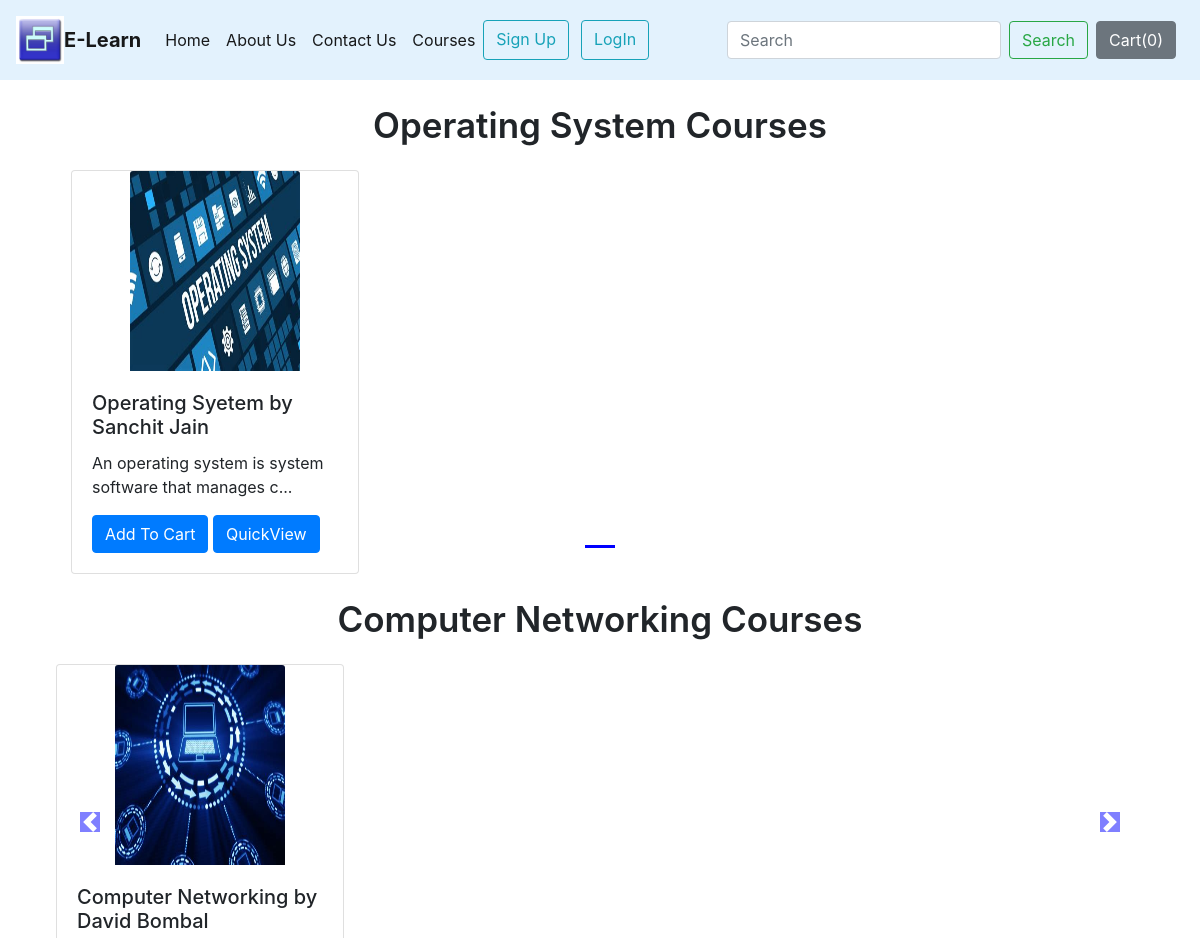
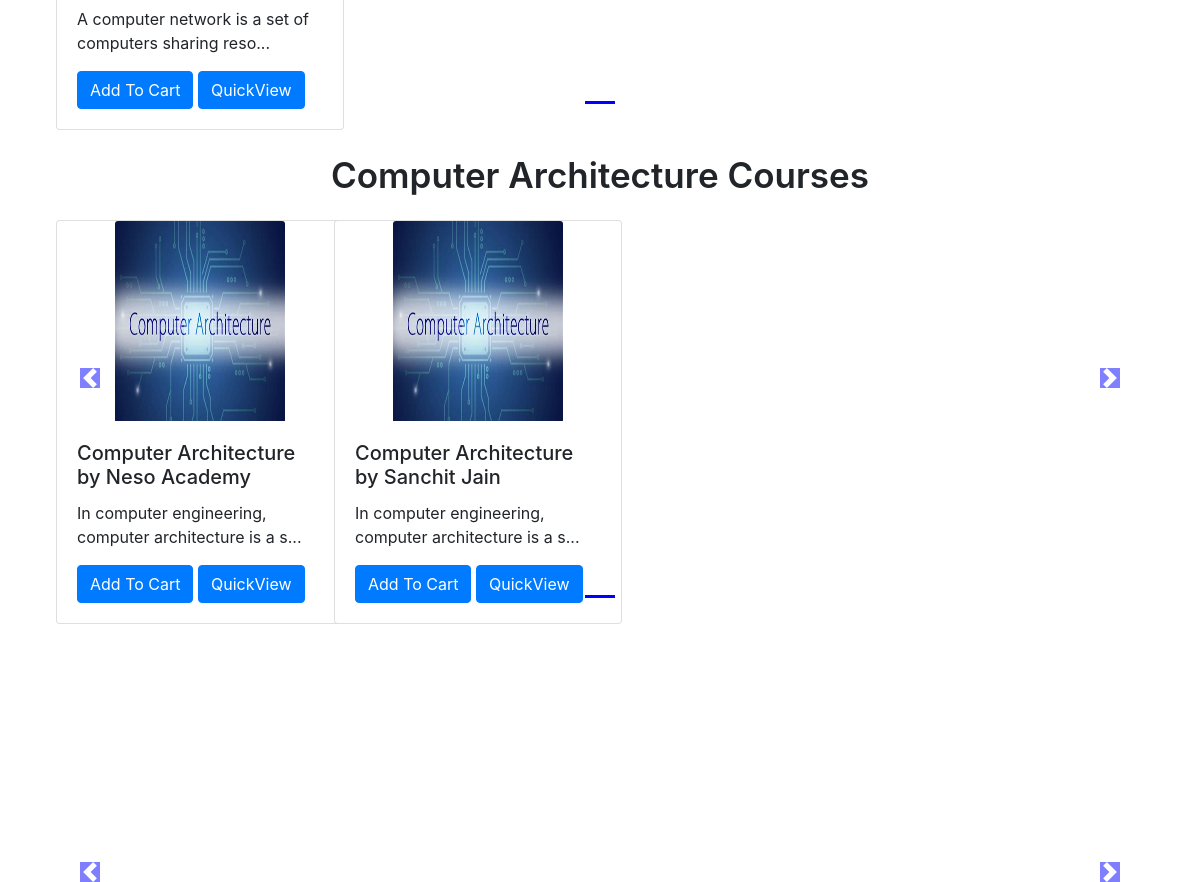
/webb/courses/, run on the app's committed database (2 pictures, top to bottom).
### webb/models.py (models this page shows, shortened)
class Product(models.Model):
    product_id=models.AutoField
    product_name=models.CharField(max_length=50)
    category= models.CharField(max_length=50, default="")
    price=models.IntegerField(default=0)
    desc=models.CharField(max_length=300)
    pub_date=models.DateField()
    image= models.ImageField(upload_to="webb/images",default="")

### webb/views.py (the view)
# urls.py: path("courses/", views.courses, name="courses"),
def courses(request):
    allProds = []
    catprods = Product.objects.values('category', 'id')
    cats = {item['category'] for item in catprods}
    for cat in cats:
        prod = Product.objects.filter(category=cat)
        n = len(prod)
        nSlides = n // 4 + ceil((n / 4) - (n // 4))
        allProds.append([prod, range(1, nSlides), nSlides])
    params = {'allProds': allProds}
    return render(request,"courses.html",params)

### webb/templates/courses.html (shortened to what this page needs)
{% extends 'basic.html' %}
{% load static %}
{% block body %}
<div class="container">
    {% for product, range, nSlides in allProds %}
    <h3 class="my-4 mx-0">{{product.0.category}} Courses</h3>
<div id="demo{{forloop.counter}}" class="carousel slide my-3 "  data-ride="carousel">
    <ul class="carousel-indicators">
      <li data-target="#demo{{forloop.counter}}" data-slide-to="0" class="active"></li>
    </ul>
            <div class="container carousel-inner no-padding">
                <div class="carousel-item active">
                    {% for i in product %}
                    <div class="col-xs-3 col-sm-3 col-md-3">
                        <div class="card align-items-center" style="width: 18rem;">
                            <img src='/media/{{i.image}}' class="card-img-top" alt="...">
                            <div class="card-body">
                                <h5 class="card-title" id="namepr{{i.id}}">{{i.product_name}}</h5>
                                <p class="card-text">{{i.desc|slice:"0:53"}}...</p>
                                <span id="divpr{{i.id}}" class="divpr">
                                    <button id="pr{{i.id}}" class="btn btn-primary cart">Add To Cart</button>
                                </span>
                                <a href="/webb/products/{{i.id}}"><button id="qv{{i.id}}" class="btn btn-primary cart">QuickView</button></a>
                            </div>
                        </div>
                    </div>
                    {% endfor %}
                </div>
            </div>
        </div>
        <a class="carousel-control-prev" href="#demo{{forloop.counter}}" data-slide="prev">
            <span class="carousel-control-prev-icon"></span>
        </a>
        <a class="carousel-control-next" href="#demo{{forloop.counter}}" data-slide="next">
            <span class="carousel-control-next-icon"></span>
        </a>
    </div>
    {% endfor %}
 {% endblock %}

### webb/templates/basic.html (shortened to what this page needs)
{% load static %}
<!doctype html>
<html lang="en">
  <head>
    <link rel="stylesheet" href="https://stackpath.bootstrapcdn.com/bootstrap/4.2.1/css/bootstrap.min.css">
    <link href="{% static 'CSS/style.css' %}" rel="stylesheet" type="text/css"/>
  </head>
<body>
<nav class="navbar navbar-expand-xl py-3 navbar-light text-dark" style="background-color: #e3f2fd;">
 <a href="/webb"><img src="{% static 'Images/favicon.ico' %}" alt="E Learn"></a>
    <a class="navbar-brand" href="/webb"><strong>E-Learn</strong></a>
    <button class="navbar-toggler" type="button" data-bs-toggle="collapse" data-bs-target="#navbarSupportedContent" aria-controls="navbarSupportedContent" aria-expanded="false" aria-label="Toggle navigation">
  <div class="collapse navbar-collapse" id="navbarSupportedContent">
    <ul class="navbar-nav mr-auto">
      <li class="nav-item active">
        <a class="nav-link" href="/webb">Home <span class="sr-only">(current)</span></a>
      </li>
      <li class="nav-item active">
        <a class="nav-link" href="{% url 'about' %}">About Us</a>
      </li>
      <li class="nav-item active">
        <a class="nav-link" href="{% url 'contact' %}">Contact Us</a>
      </li>
       <li class="nav-item active">
        <a class="nav-link" href="{% url 'listcourse' %}">Courses</a>
      </li>
        {% if user.is_authenticated %}
        <li class="nav-item active">
        <a class="nav-link" href="{% url 'mycourses' %}">My Courses</a>
      </li>
        <a class="btn btn-outline-info mr-2" href="{% url 'logout' %}" role="button">Logout</a>
        <a class="nav-link active font-weight-bold" >Hello,  {{user.username}}</a>
         {% else %}
        <a class="btn btn-outline-info mr-2" href="{% url 'register' %}" role="button">Sign Up</a>
        <a class="btn btn-outline-info ml-1" href="{% url 'login' %}" role="button">LogIn</a>
        {% endif %}
    </ul>
    <form method='get' action='/webb/search/' class="form-inline my-2 my-lg-0">
      <input class="form-control mr-sm-2" type="search" placeholder="Search" aria-label="Search" name="search" id="search">
      <button class="btn btn-outline-success my-2 my-sm-0" type="submit">Search</button>
    </form>
    <button type="button" class="btn btn-secondary mx-2" id="popcart" data-container="body" data-toggle="popover" data-placement="bottom" data-html="true" data-content="Vivamus
        sagittis lacus vel augue laoreet rutrum faucibus.">
        Cart(<span id="cart">0</span>)
    </button>
 </div>
</nav>
{% block body %}{% endblock %}
  </body>
</html>

### static/CSS/style.css (style rules this page uses)
* { margin: 0; padding: 0; }
h3 { font-size: 35px; font-weight: 600; margin-left: 28%; }
h3 { text-align: center; font-weight: 600; }

### data on the page
Product: category "Operating System", image (picture), product_name "Operating Syetem by Sanchit Jain", desc "An operating system is system software that manages c"
Product: category "Computer Networking", image (picture), product_name "Computer Networking by David Bombal", desc "A computer network is a set of computers sharing reso"
Product: category "Computer Architecture", image (picture), product_name "Computer Architecture by Neso Academy", desc "In computer engineering, computer architecture is a s"
Product: image (picture), product_name "Computer Architecture by Sanchit Jain", desc "In computer engineering, computer architecture is a s"
